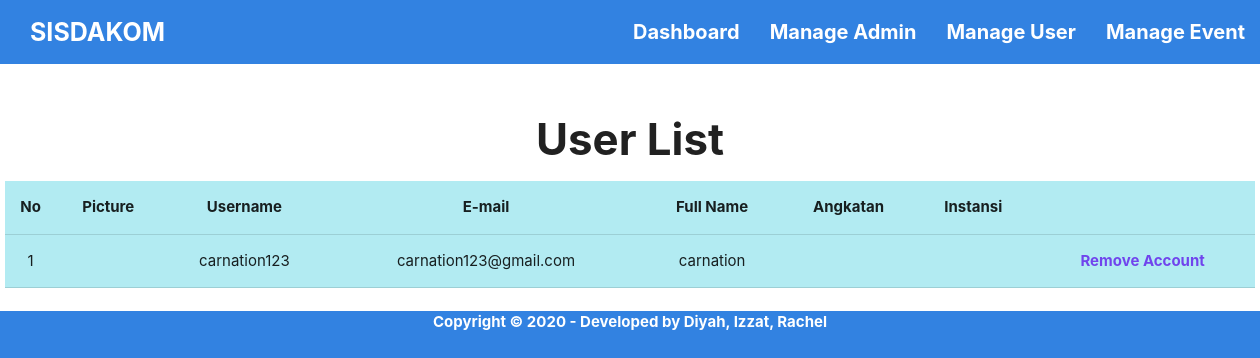
/templates/admin-userlist.php (signed in), run on an earlier commit of the app's database.
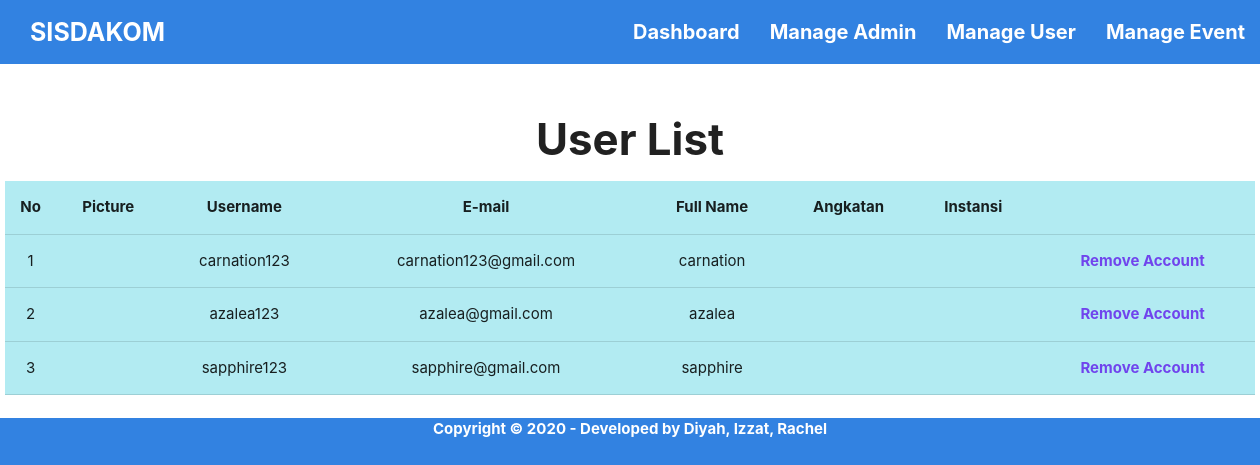
And on a later commit of the database.
### tables this page shows
CREATE TABLE `user` (
  `id_user` int(11) NOT NULL,
  `user_username` varchar(50) NOT NULL,
  `user_email` varchar(100) NOT NULL,
  `full_name` varchar(100) NOT NULL,
  `instansi` varchar(75) NOT NULL,
  `angkatan` varchar(4) NOT NULL,
  `user_picture` blob NOT NULL,
  `user_password` varchar(300) NOT NULL,
  `phone_number` varchar(15) NOT NULL
);

### templates/functions2.php (called while the page is built, shortened)
<?php
$conn = mysqli_connect("localhost","root","","sisdakom");
function query($query) {
    global $conn;
    $result = mysqli_query($conn, $query);
    $rows = [];
    while( $row = mysqli_fetch_assoc($result) ){
        $rows[] = $row;
    }
    return $rows;
}
?>

### templates/admin-userlist.php (the view, shortened to what this page needs)
<?php
require 'functions2.php';
$users = query("SELECT * FROM user");
?>
<!DOCTYPE html>
<html lang="en">
<head>
    <link rel="stylesheet" href="../static/css/main.css">
    <link rel="stylesheet" href="../static/css//materialize.css">
</head>
<body class="blue">
    <nav class="blue">
        <div class="nav-wrapper">
            <a href="#" class="brand-logo white-text" style="font-size: 25px;"><b>SISDAKOM</b></a>
            <ul id="nav-mobile" class="right hide-on-med-and-down">
                <li><a href="admin-dashboard.php" class="white-text" style="font-size: 20px;"><b>Dashboard</b></a></li>
                <li><a href="admin-list.php" class="white-text" style="font-size: 20px;"><b>Manage Admin</b></a></li>
                <li><a href="admin-userlist.php" class="white-text" style="font-size: 20px;"><b>Manage User</b></a></li>
                <li><a href="admin-manage-event.php" class="white-text" style="font-size: 20px;"><b>Manage Event</b></a></li>
            </ul>
        </div>
    </nav>
    <main class="white">
        <br>
        <div class="container">
            <h3><center><b> User List</b></center></h3>
        </div>
        <center>
        <table class="cyan lighten-4 responsive-table centered" style="width: 1250px;">
            <thead>
              <tr>
                  <th>No</th>
                  <th>Picture</th>
                  <th>Username</th>
                  <th>E-mail</th>
                  <th>Full Name</th>
                  <th>Angkatan</th>
                  <th>Instansi</th>
                  <th></th>
              </tr>
            </thead>
            <tbody>
            <?php $i = 1; ?>
            <?php foreach($users as $row) : ?>
              <tr>
                <td><?= $i; ?></td>
                <td> </td>
                <td><?= $row["user_username"]; ?></td>
                <td><?= $row["user_email"]; ?></td>
                <td><?= $row["full_name"]; ?></td>
                <td><?= $row["angkatan"]; ?></td>
                <td><?= $row["instansi"]; ?></td>
                <td><a class="purple-text" href="#"><b>Remove Account</b></a></td>
              </tr>
            <?php $i++; ?>
            <?php endforeach; ?>
            </tbody>
        </table>
        </center>
        <br>
    </main>
    <footer class="footer-copyright">
        <div class="center">
            <a class="white-text"><b>Copyright © 2020 - Developed by Diyah, Izzat, Rachel</b></a>
        </div>
    </footer>
</body>
</html>

What changed in the data, as far as the page shows it:
added user: user_username "azalea123", user_email "azalea@gmail.com", full_name "azalea"
added user: user_username "sapphire123", user_email "sapphire@gmail.com", full_name "sapphire"
